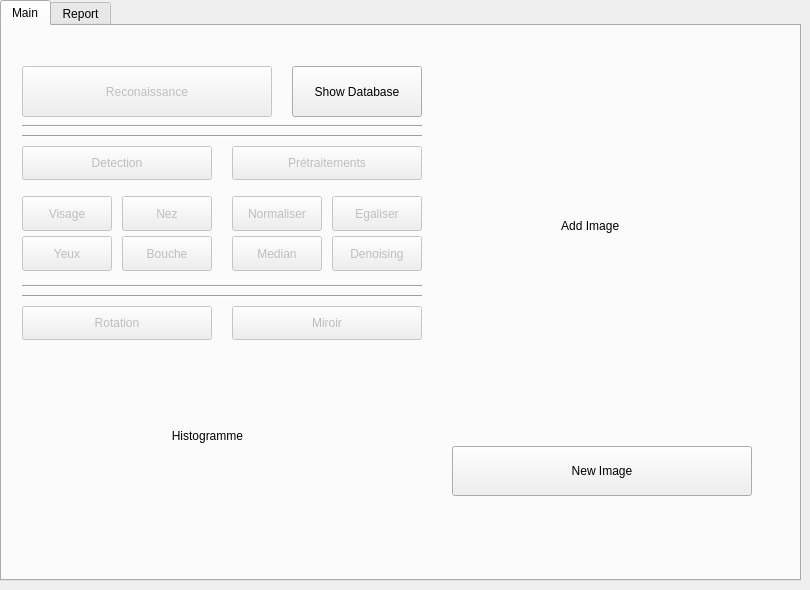
  <widget class="QWidget" name="centralwidget">
   <widget class="QTabWidget" name="tabWidget">
    <property name="geometry">
     <rect>
      <x>0</x>
      <y>0</y>
      <width>801</width>
      <height>581</height>
     </rect>
    </property>
    <property name="currentIndex">
     <number>0</number>
    </property>
    <property name="usesScrollButtons">
     <bool>false</bool>
    </property>
    <property name="tabsClosable">
     <bool>false</bool>
    </property>
    <property name="tabBarAutoHide">
     <bool>false</bool>
    </property>
    <widget class="QWidget" name="Main">
     <attribute name="title">
      <string>Main</string>
     </attribute>
     <widget class="QPushButton" name="imgChanger">
      <property name="geometry">
       <rect>
        <x>450</x>
        <y>420</y>
        <width>300</width>
        <height>50</height>
       </rect>
      </property>
      <property name="text">
       <string>New Image</string>
      </property>
     </widget>
     <widget class="QLabel" name="MyImage">
      <property name="geometry">
       <rect>
        <x>450</x>
        <y>50</y>
        <width>300</width>
        <height>300</height>
       </rect>
      </property>
      <property name="text">
       <string>                                 Add Image</string>
      </property>
      <property name="scaledContents">
       <bool>true</bool>
      </property>
      <property name="margin">
       <number>0</number>
      </property>
     </widget>
     <widget class="QPushButton" name="showDatabase">
      <property name="geometry">
       <rect>
        <x>290</x>
        <y>40</y>
        <width>130</width>
        <height>51</height>
       </rect>
      </property>
      <property name="text">
       <string>Show Database</string>
      </property>
     </widget>
     <widget class="QPushButton" name="Reconaissance">
      <property name="enabled">
       <bool>false</bool>
      </property>
      <property name="geometry">
       <rect>
        <x>20</x>
        <y>40</y>
        <width>250</width>
        <height>51</height>
       </rect>
      </property>
      <property name="text">
       <string>Reconaissance</string>
      </property>
     </widget>
     <widget class="QPushButton" name="Detection">
      <property name="enabled">
       <bool>false</bool>
      </property>
      <property name="geometry">
       <rect>
        <x>20</x>
        <y>120</y>
        <width>190</width>
        <height>34</height>
       </rect>
      </property>
      <property name="text">
       <string>Detection</string>
      </property>
     </widget>
     <widget class="QPushButton" name="Pretraitement">
      <property name="enabled">
       <bool>false</bool>
      </property>
      <property name="geometry">
       <rect>
        <x>230</x>
        <y>120</y>
        <width>190</width>
        <height>34</height>
       </rect>
      </property>
      <property name="text">
       <string>Prétraitements</string>
      </property>
     </widget>
     <widget class="QPushButton" name="DVisage">
      <property name="enabled">
       <bool>false</bool>
      </property>
      <property name="geometry">
       <rect>
        <x>20</x>
        <y>170</y>
        <width>90</width>
        <height>35</height>
       </rect>
      </property>
      <property name="text">
       <string>Visage</string>
      </property>
     </widget>
     <widget class="QPushButton" name="DNez">
      <property name="enabled">
       <bool>false</bool>
      </property>
      <property name="geometry">
       <rect>
        <x>120</x>
        <y>170</y>
        <width>90</width>
        <height>35</height>
       </rect>
      </property>
      <property name="text">
       <string>Nez</string>
      </property>
     </widget>
     <widget class="QPushButton" name="DBouche">
      <property name="enabled">
       <bool>false</bool>
      </property>
      <property name="geometry">
       <rect>
        <x>120</x>
        <y>210</y>
        <width>90</width>
        <height>35</height>
       </rect>
      </property>
      <property name="text">
       <string>Bouche</string>
      </property>
     </widget>
     <widget class="QPushButton" name="DYeux">
      <property name="enabled">
       <bool>false</bool>
      </property>
      <property name="geometry">
       <rect>
        <x>20</x>
        <y>210</y>
        <width>90</width>
        <height>35</height>
       </rect>
      </property>
      <property name="text">
       <string>Yeux</string>
      </property>
     </widget>
     <widget class="QPushButton" name="Denoising">
      <property name="enabled">
       <bool>false</bool>
      </property>
      <property name="geometry">
       <rect>
        <x>330</x>
        <y>210</y>
        <width>90</width>
        <height>35</height>
       </rect>
      </property>
      <property name="text">
       <string>Denoising</string>
      </property>
     </widget>
     <widget class="QPushButton" name="Median">
      <property name="enabled">
       <bool>false</bool>
      </property>
      <property name="geometry">
       <rect>
        <x>230</x>
        <y>210</y>
        <width>90</width>
        <height>35</height>
       </rect>
      </property>
      <property name="text">
       <string>Median</string>
      </property>
     </widget>
     <widget class="QPushButton" name="Egaliser">
      <property name="enabled">
       <bool>false</bool>
      </property>
      <property name="geometry">
       <rect>
        <x>330</x>
        <y>170</y>
        <width>90</width>
        <height>35</height>
       </rect>
      </property>
      <property name="text">
       <string>Egaliser</string>
      </property>
     </widget>
     <widget class="QPushButton" name="Norm">
      <property name="enabled">
       <bool>false</bool>
      </property>
      <property name="geometry">
       <rect>
        <x>230</x>
        <y>170</y>
        <width>90</width>
        <height>35</height>
       </rect>
      </property>
      <property name="text">
       <string>Normaliser</string>
      </property>
     </widget>
     <widget class="QPushButton" name="Miroir">
      <property name="enabled">
       <bool>false</bool>
      </property>
      <property name="geometry">
       <rect>
        <x>230</x>
        <y>280</y>
        <width>190</width>
        <height>34</height>
       </rect>
      </property>
      <property name="text">
       <string>Miroir</string>
      </property>
     </widget>
     <widget class="QPushButton" name="Rotation">
      <property name="enabled">
       <bool>false</bool>
      </property>
      <property name="geometry">
       <rect>
        <x>20</x>
        <y>280</y>
        <width>190</width>
        <height>34</height>
       </rect>
      </property>
      <property name="text">
       <string>Rotation</string>
      </property>
     </widget>
     <widget class="Line" name="line">
      <property name="geometry">
       <rect>
        <x>20</x>
        <y>100</y>
        <width>400</width>
        <height>20</height>
       </rect>
      </property>
      <property name="orientation">
       <enum>Qt::Horizontal</enum>
      </property>
     </widget>
     <widget class="Line" name="line_2">
      <property name="geometry">
       <rect>
        <x>20</x>
        <y>250</y>
        <width>400</width>
        <height>20</height>
       </rect>
      </property>
      <property name="orientation">
       <enum>Qt::Horizontal</enum>
      </property>
     </widget>
     <widget class="Line" name="line_3">
      <property name="geometry">
       <rect>
        <x>20</x>
        <y>260</y>
        <width>400</width>
        <height>20</height>
       </rect>
      </property>
      <property name="orientation">
       <enum>Qt::Horizontal</enum>
      </property>
     </widget>
     <widget class="Line" name="line_4">
      <property name="geometry">
       <rect>
        <x>20</x>
        <y>90</y>
        <width>400</width>
        <height>20</height>
       </rect>
      </property>
      <property name="orientation">
       <enum>Qt::Horizontal</enum>
      </property>
     </widget>
     <widget class="QLabel" name="label">
      <property name="geometry">
       <rect>
        <x>20</x>
        <y>340</y>
        <width>400</width>
        <height>140</height>
       </rect>
      </property>
      <property name="styleSheet">
       <string notr="true">Qlabel{
background: qlineargradient(spread:pad, x1:0, y1:1, x2:0, y2:0, stop:0 rgba(0, 0, 0, 255), stop:0.05 rgba(14, 8, 73, 255), stop:0.36 rgba(28, 17, 145, 255), stop:0.6 rgba(126, 14, 81, 255), stop:0.75 rgba(234, 11, 11, 255), stop:0.79 rgba(244, 70, 5, 255), stop:0.86 rgba(255, 136, 0, 255), stop:0.935 rgba(239, 236, 55, 255))}</string>
      </property>
      <property name="text">
       <string>                                             Histogramme</string>
      </property>
     </widget>
    </widget>
    <widget class="QWidget" name="Report">
     <property name="enabled">
      <bool>true</bool>
     </property>
     <attribute name="title">
      <string>Report</string>
     </attribute>
    </widget>
   </widget>
  </widget>
